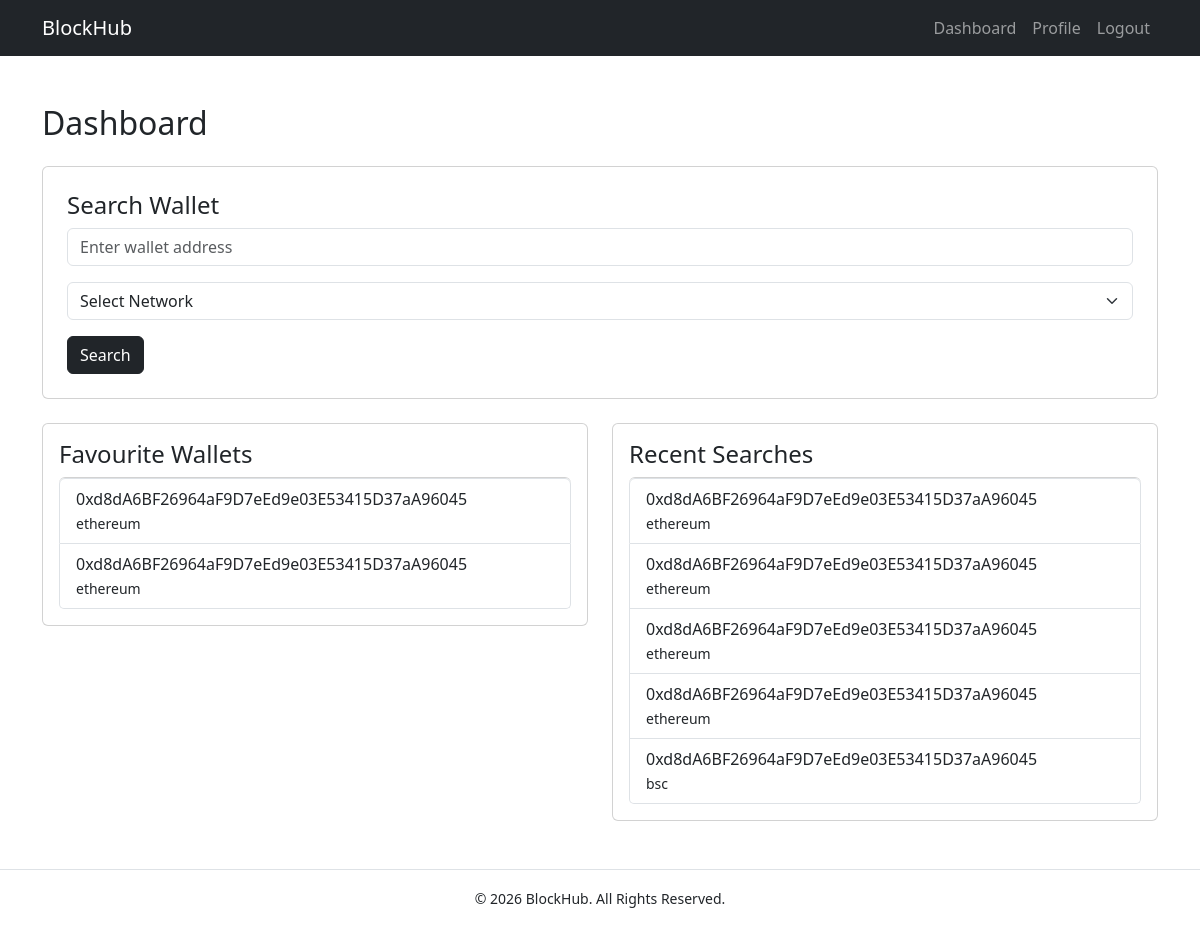
The app's page /dashboard (signed in) with its own data.
### tables this page shows
CREATE TABLE favourites (
    id INTEGER PRIMARY KEY AUTOINCREMENT,
    user_id INTEGER NOT NULL,
    wallet_address TEXT NOT NULL,
    network TEXT,
    added_at TIMESTAMP DEFAULT CURRENT_TIMESTAMP,

    FOREIGN KEY (user_id) REFERENCES users(id)
);

CREATE TABLE search_history (
    id INTEGER PRIMARY KEY AUTOINCREMENT,
    user_id INTEGER NOT NULL,
    wallet_address TEXT NOT NULL,
    network TEXT,
    searched_at TIMESTAMP DEFAULT CURRENT_TIMESTAMP,

    FOREIGN KEY (user_id) REFERENCES users(id)
);

### app.py (the view)
@app.route("/dashboard")
@login_required
def dashboard():
    conn = get_db_connection()
    favourites = conn.execute(
        """
        SELECT *
        FROM favourites
        WHERE user_id = ?
        ORDER BY added_at DESC
        LIMIT 5
        """,
        (session["user_id"],)
    ).fetchall()
    history = conn.execute(
        """
        SELECT *
        FROM search_history
        WHERE user_id = ?
        ORDER BY searched_at DESC
        LIMIT 5
        """,
        (session["user_id"],)
    ).fetchall()
    conn.close()
    return render_template(
        "dashboard.html",
        favourites=favourites,
        history=history
    )

### app.py (called while the page is built)
def get_db_connection():
    conn = sqlite3.connect(DATABASE)
    conn.row_factory = sqlite3.Row
    return conn

### helpers.py (called while the page is built)
def login_required(f):
    @wraps(f)
    def decorated_function(*args, **kwargs):
        if session.get("user_id") is None:
            return redirect("/login")
        return f(*args, **kwargs)
    return decorated_function

### templates/dashboard.html (shortened to what this page needs)
{% extends "layout.html" %} {% block title %} Dashboard {% endblock %} {% block
content %}
<h2 class="mb-4">Dashboard</h2>
<div class="card p-4 mb-4">
  <h4>Search Wallet</h4>
  <form action="/wallet" method="GET">
    <div class="mb-3">
      <input
        class="form-control"
        name="address"
        placeholder="Enter wallet address"
        required
      />
    </div>
    <div class="mb-3">
      <select class="form-select" name="network" required>
        <option value="">Select Network</option>
      </select>
    </div>
    <button class="btn btn-dark">Search</button>
  </form>
</div>
<div class="row">
  <div class="col-md-6">
    <div class="card p-3">
      <h4>Favourite Wallets</h4>
      {% if favourites %}
      <ul class="list-group">
        {% for wallet in favourites %}
        <li class="list-group-item">
          {{ wallet.wallet_address }}
          <br />
          <small>{{ wallet.network }}</small>
        </li>
        {% endfor %}
      </ul>
      {% else %}
      <p class="text-muted">No favourite wallets yet.</p>
      {% endif %}
    </div>
  </div>
  <div class="col-md-6">
    <div class="card p-3">
      <h4>Recent Searches</h4>
      {% if history %}
      <ul class="list-group">
        {% for search in history %}
        <li class="list-group-item">
          {{ search.wallet_address }}
          <br />
          <small>{{ search.network }}</small>
        </li>
        {% endfor %}
      </ul>
      {% else %}
      <p class="text-muted">No recent searches.</p>
      {% endif %}
    </div>
  </div>
</div>
{% endblock %}

### templates/layout.html (shortened to what this page needs)
<!doctype html>
<html lang="en">
  <head>
    <link
      href="https://cdn.jsdelivr.net/npm/bootstrap@5.3.7/dist/css/bootstrap.min.css"
      rel="stylesheet"
    />
    <link
      rel="stylesheet"
      href="{{ url_for('static', filename='css/style.css') }}"
    />
  </head>
  <body>
    <nav class="navbar navbar-expand-lg navbar-dark bg-dark">
      <div class="container">
        <a class="navbar-brand" href="/">BlockHub</a>
        <div class="collapse navbar-collapse" id="navbarNav">
          <ul class="navbar-nav ms-auto">
            {% if session.get("user_id") %}
            <li class="nav-item">
              <a class="nav-link" href="/dashboard">Dashboard</a>
            </li>
            <li class="nav-item">
              <a class="nav-link" href="/profile">Profile</a>
            </li>
            <li class="nav-item">
              <a class="nav-link" href="/logout">Logout</a>
            </li>
            {% endif %}
          </ul>
        </div>
      </div>
    </nav>
    <main class="container py-5">{% block content %} {% endblock %}</main>
    <footer class="text-center py-3 border-top">
      <small>&copy; 2026 BlockHub. All Rights Reserved.</small>
    </footer>
  </body>
</html>

### static/css/style.css (style rules this page uses)
body { min-height: 100vh; display: flex; flex-direction: column; }
main { flex: 1; }

### records on screen
favourites: wallet_address "0xd8dA6BF26964aF9D7eEd9e03E53415D37aA96045", network "ethereum"
favourites: wallet_address "0xd8dA6BF26964aF9D7eEd9e03E53415D37aA96045", network "ethereum"
search_history: wallet_address "0xd8dA6BF26964aF9D7eEd9e03E53415D37aA96045", network "ethereum"
search_history: wallet_address "0xd8dA6BF26964aF9D7eEd9e03E53415D37aA96045", network "ethereum"
search_history: wallet_address "0xd8dA6BF26964aF9D7eEd9e03E53415D37aA96045", network "ethereum"
search_history: wallet_address "0xd8dA6BF26964aF9D7eEd9e03E53415D37aA96045", network "ethereum"
search_history: wallet_address "0xd8dA6BF26964aF9D7eEd9e03E53415D37aA96045", network "bsc"
